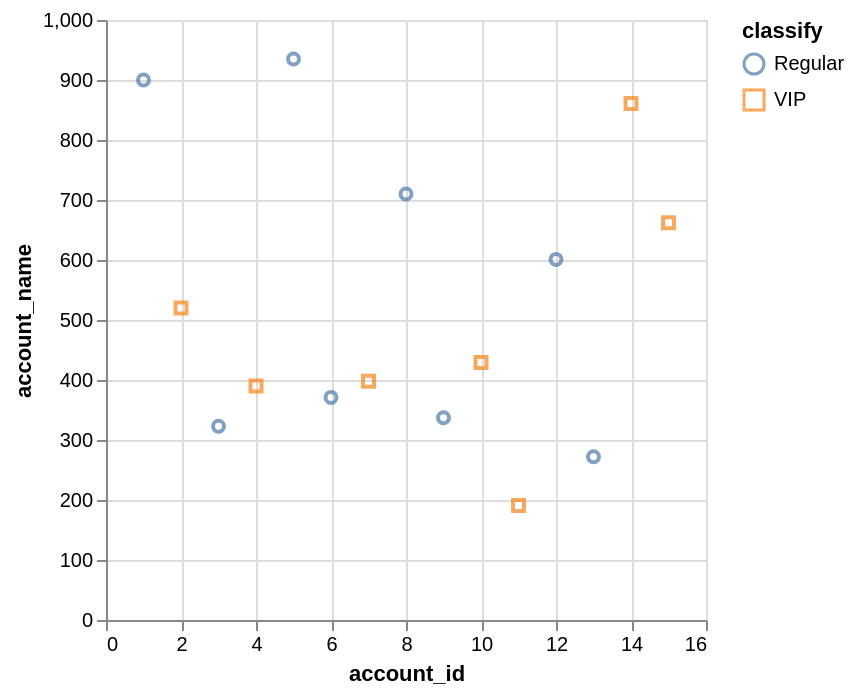

Specify this chart in Vega-Lite:
### Vega-Lite specification from a JSON file in a GitHub repository (floating-point values rounded to 4 significant figures)
{"data": {"values": [{"x_data": 1, "y_data": 900, "classify": "Regular"}, {"x_data": 3, "y_data": 323, "classify": "Regular"}, {"x_data": 5, "y_data": 935, "classify": "Regular"}, {"x_data": 6, "y_data": 371, "classify": "Regular"}, {"x_data": 8, "y_data": 710, "classify": "Regular"}, {"x_data": 9, "y_data": 337, "classify": "Regular"}, {"x_data": 12, "y_data": 601, "classify": "Regular"}, {"x_data": 13, "y_data": 272, "classify": "Regular"}, {"x_data": 2, "y_data": 520, "classify": "VIP"}, {"x_data": 4, "y_data": 390, "classify": "VIP"}, {"x_data": 7, "y_data": 398, "classify": "VIP"}, {"x_data": 10, "y_data": 429, "classify": "VIP"}, {"x_data": 11, "y_data": 191, "classify": "VIP"}, {"x_data": 14, "y_data": 861, "classify": "VIP"}, {"x_data": 15, "y_data": 662, "classify": "VIP"}]}, "mark": "point", "encoding": {"x": {"field": "x_data", "type": "quantitative", "title": "account_id", "scale": {"zero": "false"}}, "y": {"field": "y_data", "type": "quantitative", "title": "account_name", "scale": {"zero": "false"}}, "color": {"field": "classify", "type": "nominal"}, "shape": {"field": "classify", "type": "nominal"}}}
